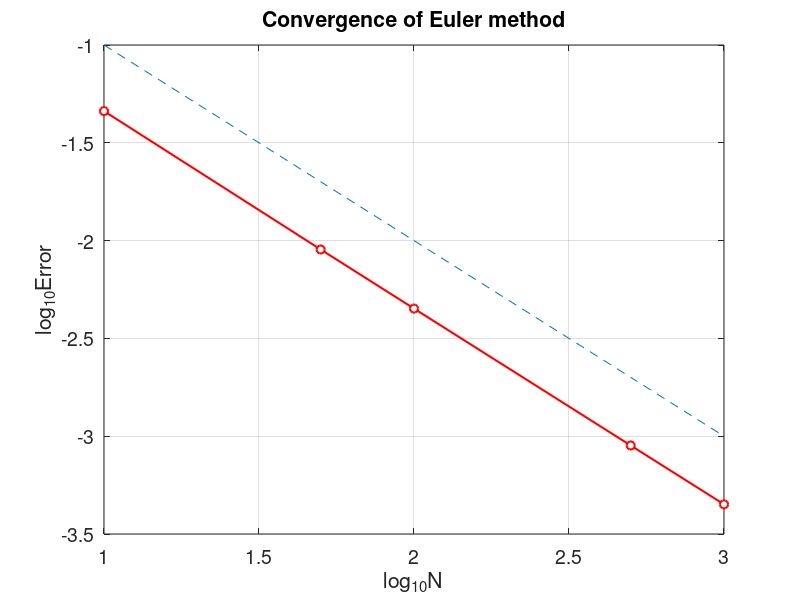

The MATLAB script that drew this image:
% Euler1_error.m
% Euler method for the ODE model
% u'(t)=t^2+t-u, t \in [0,2] 
% Initial condition : u(0)=0 ;
% Exact solution : u(t)=-exp(-t)+t^2-t+1.
clear all;  clf
Nvec=[10 50 100 500 1000];        % Number of splits
Error=[];
fun=@(t,u) t.^2+t-u;              % RHS
for k=1:length(Nvec)
    N=Nvec(k);
    h=1/N;
    x=0:h:1;                      % function interval
    u(1)=0;                       % initial value
    for i=1:N
        u(i+1)=u(i)+h.*fun(x(i),u(i));
    end
    ue=-exp(-x)+x.^2-x+1;         % exact solution
    error=max(abs(u-ue));
    Error=[Error,error];
end
plot(log10(Nvec),log10(Error),'ro-','MarkerFaceColor','w','LineWidth',1.5)
%loglog(Nvec,Error,'ro-','LineWidth',1.5)
hold on,
%loglog(Nvec, Nvec.^(-1), '--')
plot(log10(Nvec), log10(Nvec.^(-1)), '--')
grid on,
xlabel('log_{10}N','fontsize', 16), ylabel('log_{10}Error','fontsize',16)
title('Convergence of Euler method','fontsize',14)
set(gca,'fontsize',14)
for i=1:length(Nvec)-1     % computating convergence order
    order(i)=-log(Error(i)/Error(i+1))/(log(Nvec(i)/Nvec(i+1)));
end
Error
order


print -dpng -r600  Euler1_error.png
